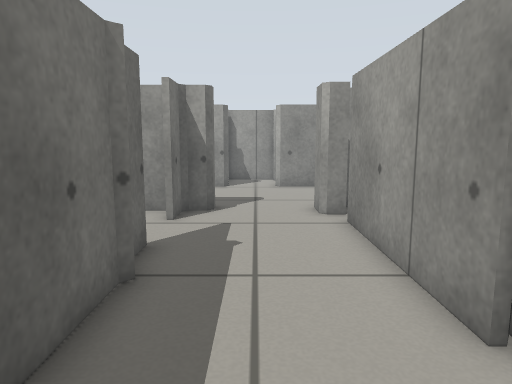
view 1 (above)

24 first-person views from a walk through a Gazebo world. The camera is 0.57 m above the floor, tilts 8° down and sees 70° across. The floor is counted in squares, 0.25 m on a side. Each view is taken from the middle of a square. On the plan, view 1 faces up. The plan holds only what a view shows up to about 20 squares ahead; the rest is blank.

view 2
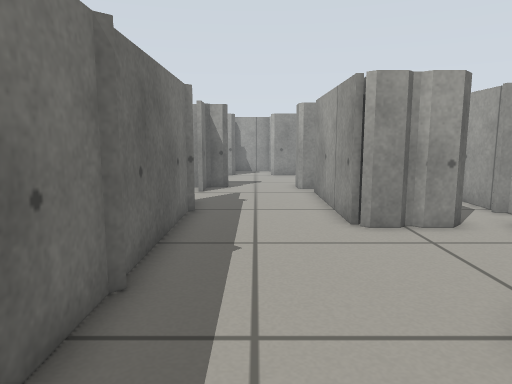

view 3
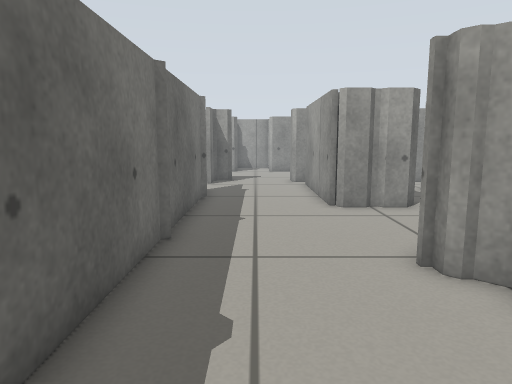

view 4
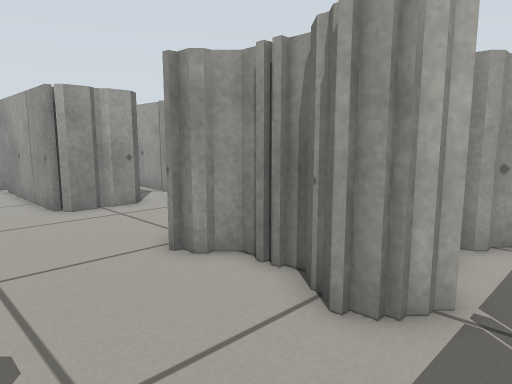

view 5
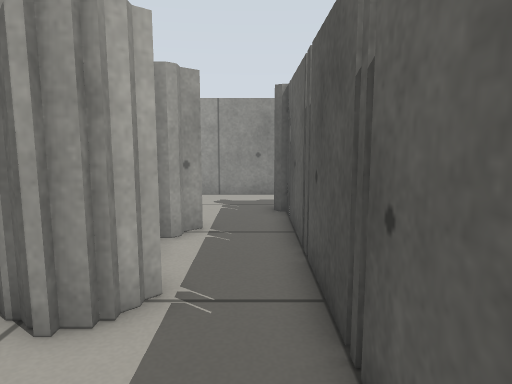

view 6
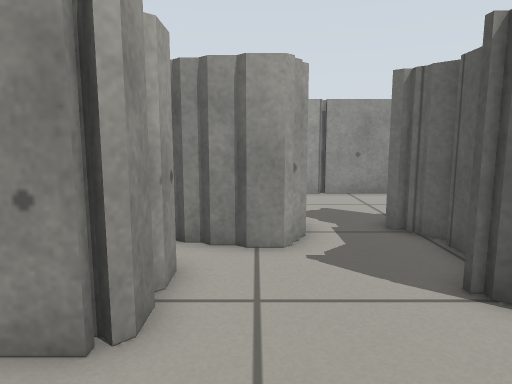

view 7
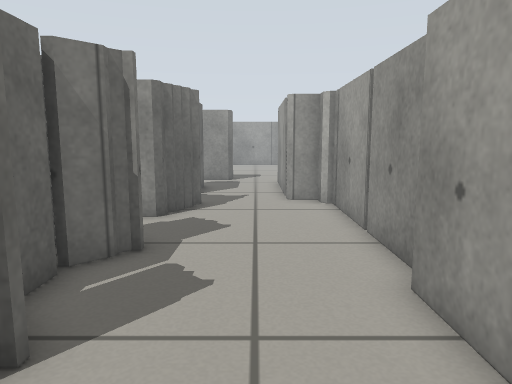

view 8
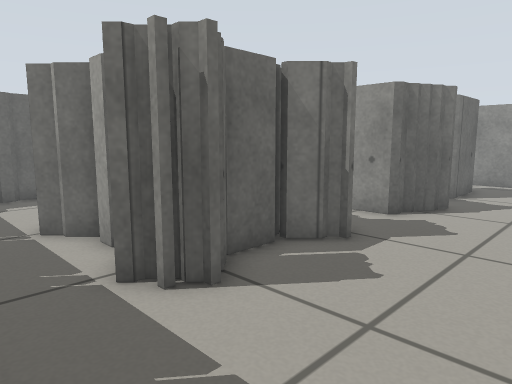

view 9
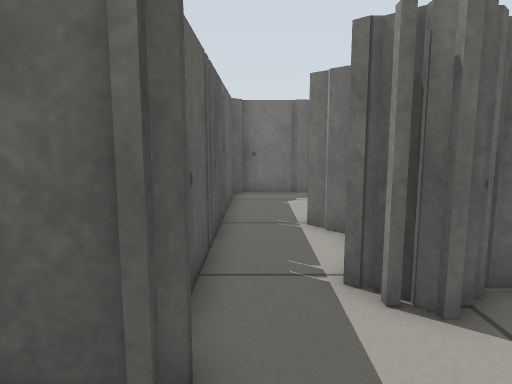

view 10
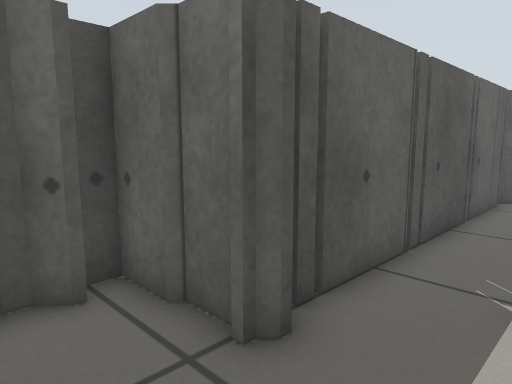

view 11
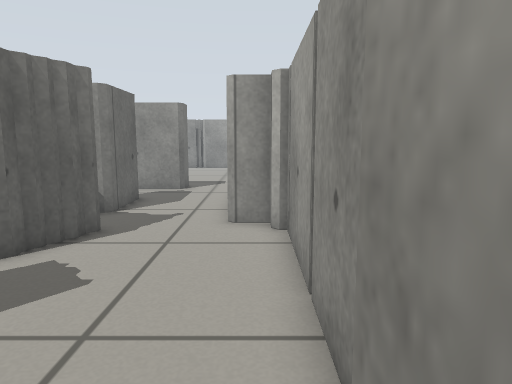

view 12
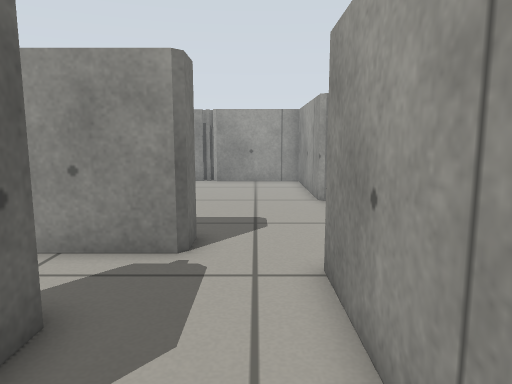

view 13
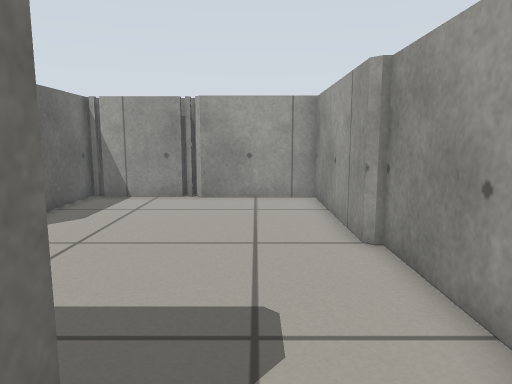

view 14
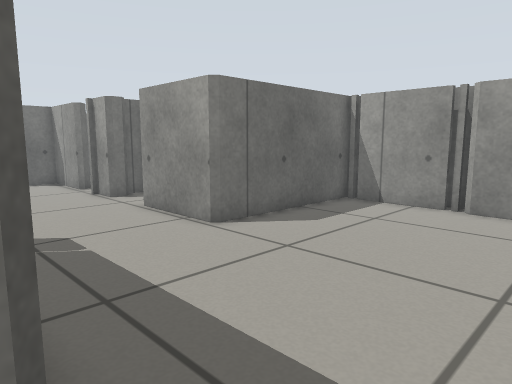

view 15
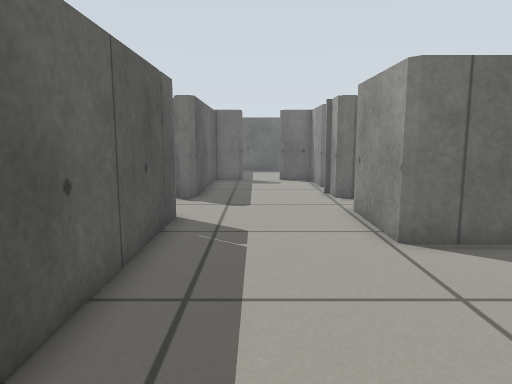

view 16
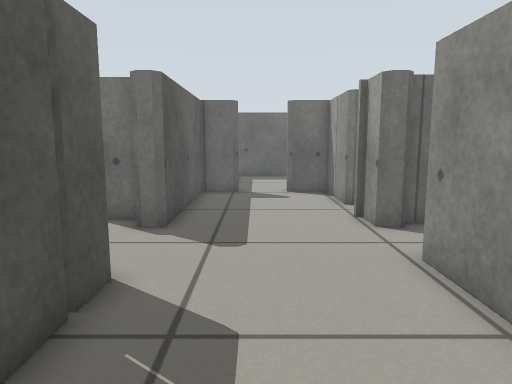

view 17
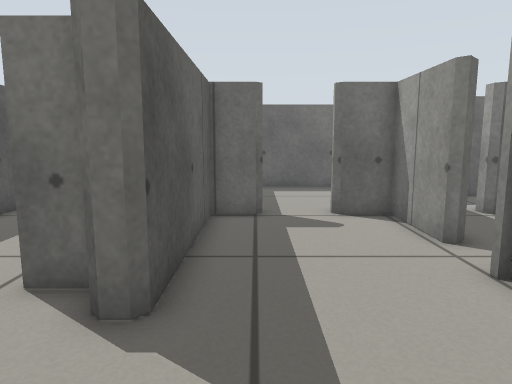

view 18
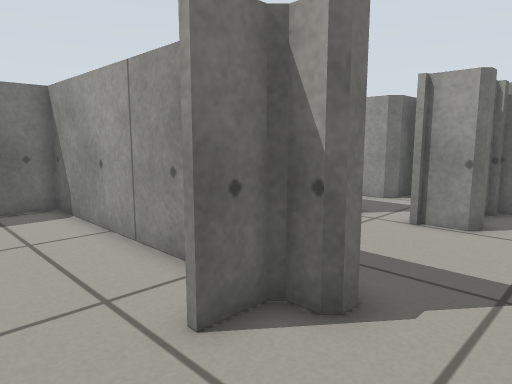

view 19
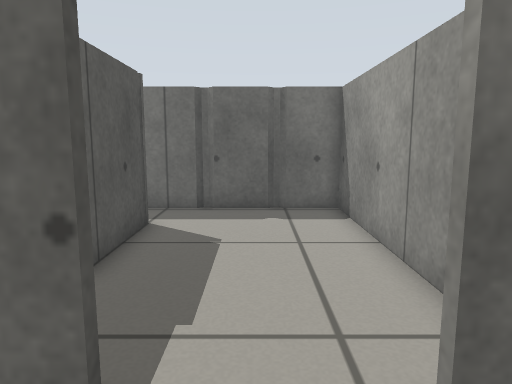

view 20
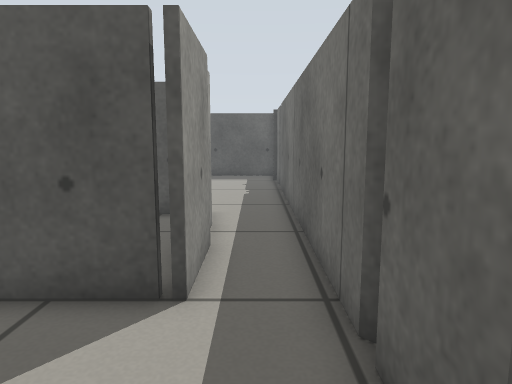

view 21
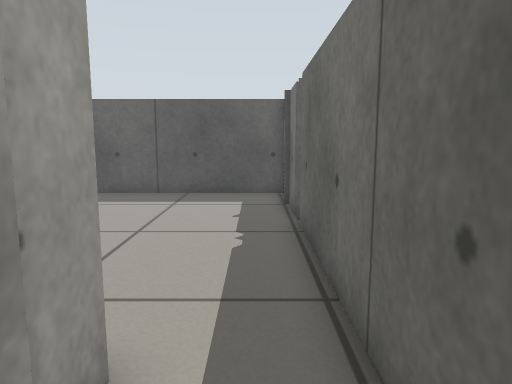

view 22
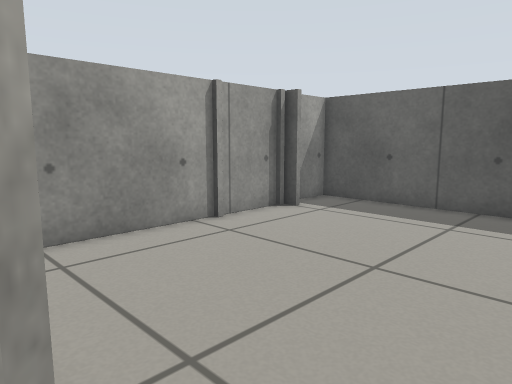

view 23
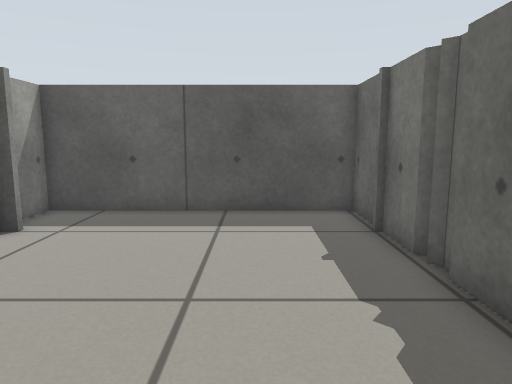

view 24
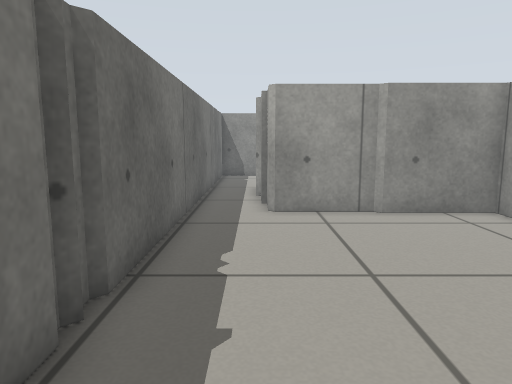

### Floor plan
Key: @ floor where view 1 was taken; # wall or solid block; . floor.
Columns run from 15 left of view 1 to 15 right of it. Each row starts with its distance up from view 1.
 25                     ###########
 24                     #.........#
 23           #         #.........#
 22       #####  ##     #.........#
 21       ...... #.     #.........#
 20        ..... #..    #.........#
 19           #. #..#   #.........#
 18 #      ####.##..#####.........#
 17 #.....##......................#
 16 #.............................#
 15 #.............................#
 14 # ....##......................#
 13       ##......................
 12    ###########...#########...
 11    #.........#...##   ####...
 10    #..............#    .....#
  9    #..............#     ....#
  8    #..............#    ##...#
  7    #.........#....#   .##...#
  6    #.####    #....#   .##...#
  5    #.#       #....#  ..# ....
  4    #.#       #....###.#  ....##
  3    #.#       #........###.....#
  2    #.##      #........###.....#
  1    #..#      #........###.....#
  0    #..########.@..............#
 -1    #.........#................#
 -2    #.........#....####.##.....#
 -3    #.........#....## ####.....#
 -4    #.........#.....#   #......#
 -5    #.........#.....#   #......#
 -6    #.........#....##   ##.....#
 -7    #.........#....####.##.....#
 -8    #.........#................#
 -9    #.........#................#
-10    #........###############...#
-11    #.........#            #..
-12    #.........#            #.#
-13    ###########            ###

Where each view was taken, in squares from view 1:
view 1: 0 up, 0 right, facing up
view 2: 6 down, 0 right, facing up
view 3: 9 down, 0 right, facing up
view 4: 9 down, 1 left, facing up-right
view 5: 9 down, 1 left, facing right
view 6: 2 up, 1 left, facing right
view 7: 10 down, 12 right, facing up
view 8: 10 down, 14 right, facing up-left
view 9: 9 down, 14 right, facing left
view 10: 7 down, 14 right, facing down-left
view 11: 6 down, 14 right, facing up
view 12: 4 up, 12 right, facing up
view 13: 10 up, 12 right, facing up
view 14: 12 up, 13 right, facing up-left
view 15: 15 up, 13 right, facing left
view 16: 15 up, 8 right, facing left
view 17: 14 up, 3 right, facing left
view 18: 8 up, 1 right, facing up-left
view 19: 9 up, 0 right, facing left
view 20: 11 up, 11 left, facing down
view 21: 3 up, 11 left, facing down
view 22: 0 up, 11 left, facing down-right
view 23: 1 down, 9 left, facing down
view 24: 12 down, 10 left, facing up
